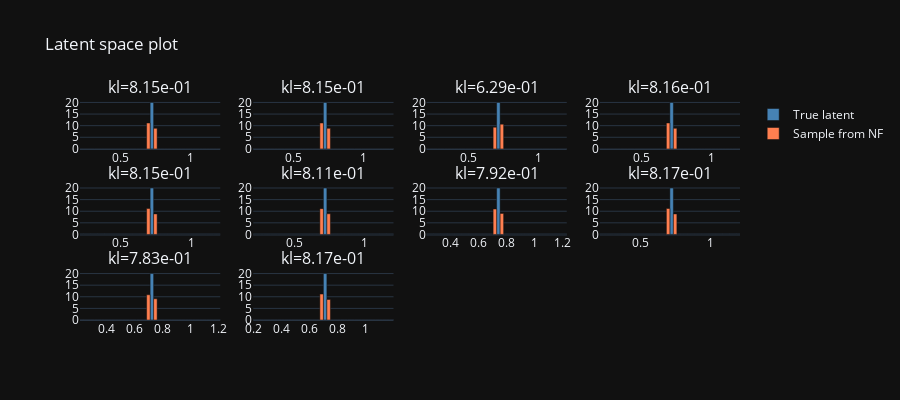

The cell this chart's notebook holds for it:
### Code cell
from pae.plotting import latent_space_plot

fig = latent_space_plot(z_true, z_sample)
fig.show('vscode')

### Figure 1 — Plotly figure (JSON) as saved in the notebook; plotly's stock layout.template omitted (floating-point values rounded to 4 significant figures)
{"data": [{"marker": {"color": "steelblue"}, "name": "True latent", "showlegend": true, "type": "bar", "x": [0.2347, 0.2847, 0.3347, 0.3847, 0.4347, 0.4847, 0.5347, 0.5847, 0.6347, 0.6847, 0.7347, 0.7847, 0.8347, 0.8847, 0.9347, 0.9847, 1.035, 1.085, 1.135, 1.185], "xaxis": "x", "y": [0, 0, 0, 0, 0, 0, 0, 0, 0, 0, 20.0, 0, 0, 0, 0, 0, 0, 0, 0, 0], "yaxis": "y"}, {"marker": {"color": "coral"}, "name": "Sample from NF", "showlegend": true, "type": "bar", "x": [0.2347, 0.2847, 0.3347, 0.3847, 0.4347, 0.4847, 0.5347, 0.5847, 0.6347, 0.6847, 0.7347, 0.7847, 0.8347, 0.8847, 0.9347, 0.9847, 1.035, 1.085, 1.135, 1.185], "xaxis": "x", "y": [0, 0, 0, 0, 0, 0, 0, 0, 0, 11.15, 8.852, 0, 0, 0, 0, 0, 0, 0, 0, 0], "yaxis": "y"}, {"marker": {"color": "steelblue"}, "name": "True latent", "showlegend": false, "type": "bar", "x": [0.2389, 0.2889, 0.3389, 0.3889, 0.4389, 0.4889, 0.5389, 0.5889, 0.6389, 0.6889, 0.7389, 0.7889, 0.8389, 0.8889, 0.9389, 0.9889, 1.039, 1.089, 1.139, 1.189], "xaxis": "x2", "y": [0, 0, 0, 0, 0, 0, 0, 0, 0, 0, 20.0, 0, 0, 0, 0, 0, 0, 0, 0, 0], "yaxis": "y2"}, {"marker": {"color": "coral"}, "name": "Sample from NF", "showlegend": false, "type": "bar", "x": [0.2389, 0.2889, 0.3389, 0.3889, 0.4389, 0.4889, 0.5389, 0.5889, 0.6389, 0.6889, 0.7389, 0.7889, 0.8389, 0.8889, 0.9389, 0.9889, 1.039, 1.089, 1.139, 1.189], "xaxis": "x2", "y": [0, 0, 0, 0, 0, 0, 0, 0, 0, 11.15, 8.852, 0, 0, 0, 0, 0, 0, 0, 0, 0], "yaxis": "y2"}, {"marker": {"color": "steelblue"}, "name": "True latent", "showlegend": false, "type": "bar", "x": [0.2251, 0.2751, 0.3251, 0.3751, 0.4251, 0.4751, 0.5251, 0.5751, 0.6251, 0.6751, 0.7251, 0.7751, 0.8251, 0.8751, 0.9251, 0.9751, 1.025, 1.075, 1.125, 1.175], "xaxis": "x3", "y": [0, 0, 0, 0, 0, 0, 0, 0, 0, 0, 20.0, 0, 0, 0, 0, 0, 0, 0, 0, 0], "yaxis": "y3"}, {"marker": {"color": "coral"}, "name": "Sample from NF", "showlegend": false, "type": "bar", "x": [0.2251, 0.2751, 0.3251, 0.3751, 0.4251, 0.4751, 0.5251, 0.5751, 0.6251, 0.6751, 0.7251, 0.7751, 0.8251, 0.8751, 0.9251, 0.9751, 1.025, 1.075, 1.125, 1.175], "xaxis": "x3", "y": [0, 0, 0, 0, 0, 0, 0, 0, 0, 9.342, 10.66, 0, 0, 0, 0, 0, 0, 0, 0, 0], "yaxis": "y3"}, {"marker": {"color": "steelblue"}, "name": "True latent", "showlegend": false, "type": "bar", "x": [0.2287, 0.2787, 0.3287, 0.3787, 0.4287, 0.4787, 0.5287, 0.5787, 0.6287, 0.6787, 0.7287, 0.7787, 0.8287, 0.8787, 0.9287, 0.9787, 1.029, 1.079, 1.129, 1.179], "xaxis": "x4", "y": [0, 0, 0, 0, 0, 0, 0, 0, 0, 0, 20.0, 0, 0, 0, 0, 0, 0, 0, 0, 0], "yaxis": "y4"}, {"marker": {"color": "coral"}, "name": "Sample from NF", "showlegend": false, "type": "bar", "x": [0.2287, 0.2787, 0.3287, 0.3787, 0.4287, 0.4787, 0.5287, 0.5787, 0.6287, 0.6787, 0.7287, 0.7787, 0.8287, 0.8787, 0.9287, 0.9787, 1.029, 1.079, 1.129, 1.179], "xaxis": "x4", "y": [0, 0, 0, 0, 0, 0, 0, 0, 0, 11.15, 8.845, 0, 0, 0, 0, 0, 0, 0, 0, 0], "yaxis": "y4"}, {"marker": {"color": "steelblue"}, "name": "True latent", "showlegend": false, "type": "bar", "x": [0.2332, 0.2832, 0.3332, 0.3832, 0.4332, 0.4832, 0.5332, 0.5832, 0.6332, 0.6832, 0.7332, 0.7832, 0.8332, 0.8832, 0.9332, 0.9832, 1.033, 1.083, 1.133, 1.183], "xaxis": "x5", "y": [0, 0, 0, 0, 0, 0, 0, 0, 0, 0, 20.0, 0, 0, 0, 0, 0, 0, 0, 0, 0], "yaxis": "y5"}, {"marker": {"color": "coral"}, "name": "Sample from NF", "showlegend": false, "type": "bar", "x": [0.2332, 0.2832, 0.3332, 0.3832, 0.4332, 0.4832, 0.5332, 0.5832, 0.6332, 0.6832, 0.7332, 0.7832, 0.8332, 0.8832, 0.9332, 0.9832, 1.033, 1.083, 1.133, 1.183], "xaxis": "x5", "y": [0, 0, 0, 0, 0, 0, 0, 0, 0, 11.15, 8.85, 0, 0, 0, 0, 0, 0, 0, 0, 0], "yaxis": "y5"}, {"marker": {"color": "steelblue"}, "name": "True latent", "showlegend": false, "type": "bar", "x": [0.2337, 0.2837, 0.3337, 0.3837, 0.4337, 0.4837, 0.5337, 0.5837, 0.6337, 0.6837, 0.7337, 0.7837, 0.8337, 0.8837, 0.9337, 0.9837, 1.034, 1.084, 1.134, 1.184], "xaxis": "x6", "y": [0, 0, 0, 0, 0, 0, 0, 0, 0, 0, 20.0, 0, 0, 0, 0, 0, 0, 0, 0, 0], "yaxis": "y6"}, {"marker": {"color": "coral"}, "name": "Sample from NF", "showlegend": false, "type": "bar", "x": [0.2337, 0.2837, 0.3337, 0.3837, 0.4337, 0.4837, 0.5337, 0.5837, 0.6337, 0.6837, 0.7337, 0.7837, 0.8337, 0.8837, 0.9337, 0.9837, 1.034, 1.084, 1.134, 1.184], "xaxis": "x6", "y": [0, 0, 0, 0, 0, 0, 0, 0, 0, 11.11, 8.892, 0, 0, 0, 0, 0, 0, 0, 0, 0], "yaxis": "y6"}, {"marker": {"color": "steelblue"}, "name": "True latent", "showlegend": false, "type": "bar", "x": [0.2533, 0.3033, 0.3533, 0.4033, 0.4533, 0.5033, 0.5533, 0.6033, 0.6533, 0.7033, 0.7533, 0.8033, 0.8533, 0.9033, 0.9533, 1.003, 1.053, 1.103, 1.153, 1.203], "xaxis": "x7", "y": [0, 0, 0, 0, 0, 0, 0, 0, 0, 0, 20.0, 0, 0, 0, 0, 0, 0, 0, 0, 0], "yaxis": "y7"}, {"marker": {"color": "coral"}, "name": "Sample from NF", "showlegend": false, "type": "bar", "x": [0.2533, 0.3033, 0.3533, 0.4033, 0.4533, 0.5033, 0.5533, 0.6033, 0.6533, 0.7033, 0.7533, 0.8033, 0.8533, 0.9033, 0.9533, 1.003, 1.053, 1.103, 1.153, 1.203], "xaxis": "x7", "y": [0, 0, 0, 0, 0, 0, 0, 0, 0, 10.94, 9.06, 0, 0, 0, 0, 0, 0, 0, 0, 0], "yaxis": "y7"}, {"marker": {"color": "steelblue"}, "name": "True latent", "showlegend": false, "type": "bar", "x": [0.2373, 0.2873, 0.3373, 0.3873, 0.4373, 0.4873, 0.5373, 0.5873, 0.6373, 0.6873, 0.7373, 0.7873, 0.8373, 0.8873, 0.9373, 0.9873, 1.037, 1.087, 1.137, 1.187], "xaxis": "x8", "y": [0, 0, 0, 0, 0, 0, 0, 0, 0, 0, 20.0, 0, 0, 0, 0, 0, 0, 0, 0, 0], "yaxis": "y8"}, {"marker": {"color": "coral"}, "name": "Sample from NF", "showlegend": false, "type": "bar", "x": [0.2373, 0.2873, 0.3373, 0.3873, 0.4373, 0.4873, 0.5373, 0.5873, 0.6373, 0.6873, 0.7373, 0.7873, 0.8373, 0.8873, 0.9373, 0.9873, 1.037, 1.087, 1.137, 1.187], "xaxis": "x8", "y": [0, 0, 0, 0, 0, 0, 0, 0, 0, 11.16, 8.835, 0, 0, 0, 0, 0, 0, 0, 0, 0], "yaxis": "y8"}, {"marker": {"color": "steelblue"}, "name": "True latent", "showlegend": false, "type": "bar", "x": [0.2366, 0.2866, 0.3366, 0.3866, 0.4366, 0.4866, 0.5366, 0.5866, 0.6366, 0.6866, 0.7366, 0.7866, 0.8366, 0.8866, 0.9366, 0.9866, 1.037, 1.087, 1.137, 1.187], "xaxis": "x9", "y": [0, 0, 0, 0, 0, 0, 0, 0, 0, 0, 20.0, 0, 0, 0, 0, 0, 0, 0, 0, 0], "yaxis": "y9"}, {"marker": {"color": "coral"}, "name": "Sample from NF", "showlegend": false, "type": "bar", "x": [0.2366, 0.2866, 0.3366, 0.3866, 0.4366, 0.4866, 0.5366, 0.5866, 0.6366, 0.6866, 0.7366, 0.7866, 0.8366, 0.8866, 0.9366, 0.9866, 1.037, 1.087, 1.137, 1.187], "xaxis": "x9", "y": [0, 0, 0, 0, 0, 0, 0, 0, 0, 10.86, 9.137, 0, 0, 0, 0, 0, 0, 0, 0, 0], "yaxis": "y9"}, {"marker": {"color": "steelblue"}, "name": "True latent", "showlegend": false, "type": "bar", "x": [0.2215, 0.2715, 0.3215, 0.3715, 0.4215, 0.4715, 0.5215, 0.5715, 0.6215, 0.6715, 0.7215, 0.7715, 0.8215, 0.8715, 0.9215, 0.9715, 1.022, 1.072, 1.122, 1.172], "xaxis": "x10", "y": [0, 0, 0, 0, 0, 0, 0, 0, 0, 0, 20.0, 0, 0, 0, 0, 0, 0, 0, 0, 0], "yaxis": "y10"}, {"marker": {"color": "coral"}, "name": "Sample from NF", "showlegend": false, "type": "bar", "x": [0.2215, 0.2715, 0.3215, 0.3715, 0.4215, 0.4715, 0.5215, 0.5715, 0.6215, 0.6715, 0.7215, 0.7715, 0.8215, 0.8715, 0.9215, 0.9715, 1.022, 1.072, 1.122, 1.172], "xaxis": "x10", "y": [0, 0, 0, 0, 0, 0, 0, 0, 0, 11.16, 8.835, 0, 0, 0, 0, 0, 0, 0, 0, 0], "yaxis": "y10"}], "layout": {"annotations": [{"font": {"size": 16}, "showarrow": false, "text": "kl=8.15e-01", "x": 0.1062, "xanchor": "center", "xref": "paper", "y": 1, "yanchor": "bottom", "yref": "paper"}, {"font": {"size": 16}, "showarrow": false, "text": "kl=8.15e-01", "x": 0.3688, "xanchor": "center", "xref": "paper", "y": 1, "yanchor": "bottom", "yref": "paper"}, {"font": {"size": 16}, "showarrow": false, "text": "kl=6.29e-01", "x": 0.6313, "xanchor": "center", "xref": "paper", "y": 1, "yanchor": "bottom", "yref": "paper"}, {"font": {"size": 16}, "showarrow": false, "text": "kl=8.16e-01", "x": 0.8938, "xanchor": "center", "xref": "paper", "y": 1, "yanchor": "bottom", "yref": "paper"}, {"font": {"size": 16}, "showarrow": false, "text": "kl=8.15e-01", "x": 0.1062, "xanchor": "center", "xref": "paper", "y": 0.6111, "yanchor": "bottom", "yref": "paper"}, {"font": {"size": 16}, "showarrow": false, "text": "kl=8.11e-01", "x": 0.3688, "xanchor": "center", "xref": "paper", "y": 0.6111, "yanchor": "bottom", "yref": "paper"}, {"font": {"size": 16}, "showarrow": false, "text": "kl=7.92e-01", "x": 0.6313, "xanchor": "center", "xref": "paper", "y": 0.6111, "yanchor": "bottom", "yref": "paper"}, {"font": {"size": 16}, "showarrow": false, "text": "kl=8.17e-01", "x": 0.8938, "xanchor": "center", "xref": "paper", "y": 0.6111, "yanchor": "bottom", "yref": "paper"}, {"font": {"size": 16}, "showarrow": false, "text": "kl=7.83e-01", "x": 0.1062, "xanchor": "center", "xref": "paper", "y": 0.2222, "yanchor": "bottom", "yref": "paper"}, {"font": {"size": 16}, "showarrow": false, "text": "kl=8.17e-01", "x": 0.3688, "xanchor": "center", "xref": "paper", "y": 0.2222, "yanchor": "bottom", "yref": "paper"}], "bargap": 0, "height": 400, "title": {"text": "Latent space plot"}, "width": 900, "xaxis": {"anchor": "y", "domain": [0, 0.2125]}, "xaxis10": {"anchor": "y10", "domain": [0.2625, 0.475]}, "xaxis11": {"anchor": "y11", "domain": [0.525, 0.7375]}, "xaxis12": {"anchor": "y12", "domain": [0.7875, 1]}, "xaxis2": {"anchor": "y2", "domain": [0.2625, 0.475]}, "xaxis3": {"anchor": "y3", "domain": [0.525, 0.7375]}, "xaxis4": {"anchor": "y4", "domain": [0.7875, 1]}, "xaxis5": {"anchor": "y5", "domain": [0, 0.2125]}, "xaxis6": {"anchor": "y6", "domain": [0.2625, 0.475]}, "xaxis7": {"anchor": "y7", "domain": [0.525, 0.7375]}, "xaxis8": {"anchor": "y8", "domain": [0.7875, 1]}, "xaxis9": {"anchor": "y9", "domain": [0, 0.2125]}, "yaxis": {"anchor": "x", "domain": [0.7778, 1]}, "yaxis10": {"anchor": "x10", "domain": [0, 0.2222]}, "yaxis11": {"anchor": "x11", "domain": [0, 0.2222]}, "yaxis12": {"anchor": "x12", "domain": [0, 0.2222]}, "yaxis2": {"anchor": "x2", "domain": [0.7778, 1]}, "yaxis3": {"anchor": "x3", "domain": [0.7778, 1]}, "yaxis4": {"anchor": "x4", "domain": [0.7778, 1]}, "yaxis5": {"anchor": "x5", "domain": [0.3889, 0.6111]}, "yaxis6": {"anchor": "x6", "domain": [0.3889, 0.6111]}, "yaxis7": {"anchor": "x7", "domain": [0.3889, 0.6111]}, "yaxis8": {"anchor": "x8", "domain": [0.3889, 0.6111]}, "yaxis9": {"anchor": "x9", "domain": [0, 0.2222]}}}
